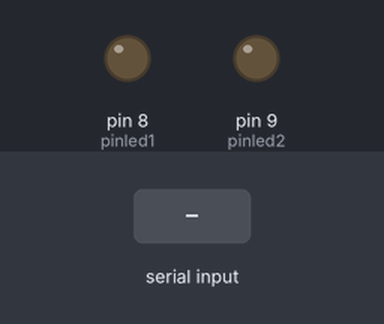
Simulated run of this sketch. Board: Arduino Uno, built with avr-gcc and run on an emulated ATmega328P. Shown: output pins drawn as LEDs (lit = HIGH). Inputs (shaded band) come from the test bench.

Above: at 1.2 s.
1.3 s: "a" received over Serial
At 2.4 s:
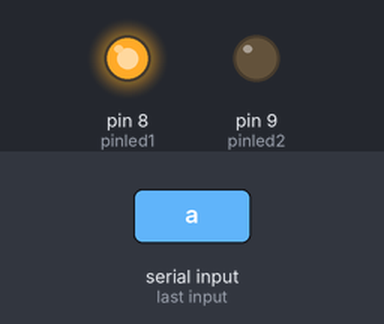
2.8 s: "b" received over Serial
At 3.6 s:
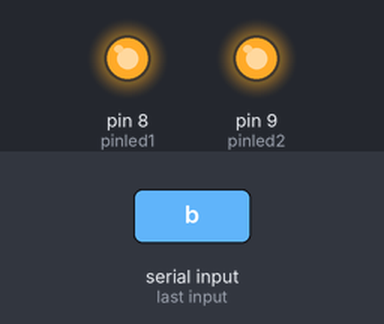
4.3 s: "w" received over Serial
At 4.7 s:
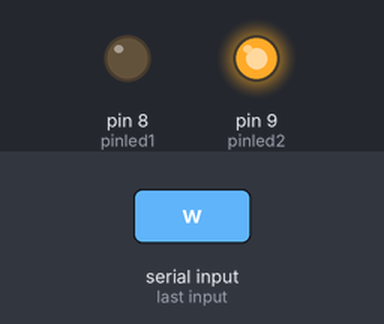
5.8 s: "x" received over Serial
At 7.0 s:
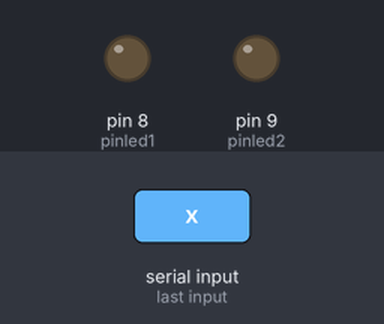
Timing chart, 0 to 8.3 s (numbered marks = the images above; inputs shaded):
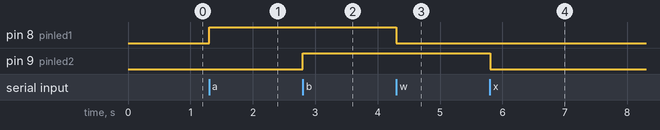

The sketch:

relay.arduino.ino
```cpp
int pinled1 = 8;   // Relay 1
int pinled2 = 9;   // Relay 2

char var;

void setup() {

  Serial.begin(9600);

  pinMode(pinled1, OUTPUT);
  pinMode(pinled2, OUTPUT);

  digitalWrite(pinled1, LOW);
  digitalWrite(pinled2, LOW);
}

void loop() {

  if (Serial.available()) {

    var = Serial.read();

    if (var == 'a') {          // Relay 1 ON
      digitalWrite(pinled1, HIGH);
    }

    if (var == 'w') {          // Relay 1 OFF
      digitalWrite(pinled1, LOW);
    }

    if (var == 'b') {          // Relay 2 ON
      digitalWrite(pinled2, HIGH);
    }

    if (var == 'x') {          // Relay 2 OFF
      digitalWrite(pinled2, LOW);
    }
  }
}
```

Measured:
- after the input at 1.3 s, pin 8 (pinled1): LOW → HIGH at once
- after the input at 2.8 s, pin 9 (pinled2): LOW → HIGH at once
- after the input at 4.3 s, pin 8 (pinled1): HIGH → LOW at once
- after the input at 5.8 s, pin 9 (pinled2): HIGH → LOW at once
